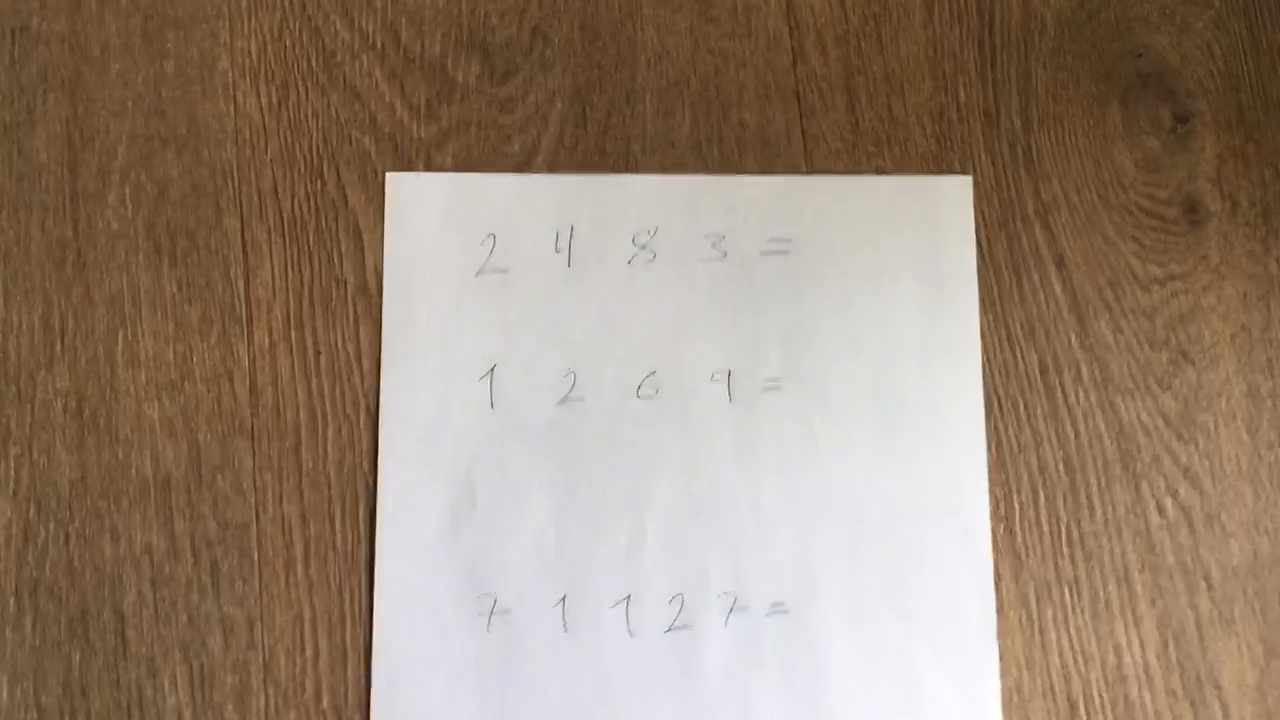
#> input picture frame 43 of Test_videos/IMG_2449.mov, 1280 x 720 px, given in place of the camera
$ python test_camera.py
#> lines starting #> are read from the running program, lines starting #| are printed output that depends on the picture; after the words box and inside, x2 and y2 are one past the last pixel; in counts of white or black regions, pixels touching at a corner belong together
import cv2


video = cv2.VideoCapture(0)
width = int(video.get(cv2.CAP_PROP_FRAME_WIDTH) + 0.5)
height = int(video.get(cv2.CAP_PROP_FRAME_HEIGHT) + 0.5)
size = (width, height)
image_center = (int(width / 2), int(height / 2))
rect_coord1 = (int(width/4), int(height / 3))
rect_coord2 = (int(width * 3/4), int(height * 2 / 3))
delta = 6


# Define the codec and create VideoWriter object
fourcc = cv2.VideoWriter_fourcc(*'DIVX')
out = cv2.VideoWriter('/Users/sebastianrestrepo/Documents/AI/Camera_calculator/Test_videos/test1.avi',fourcc, 20.0, size)

if video.isOpened():
    while True:
        check, frame = video.read()
#> frame is the input picture: shape (720, 1280, 3); mean B, G, R 117.5, 135, 153.9
        if check:
            # write the flipped frame
            #frame = cv2.flip(frame, 0)

            # Select roi from frame. Delta is to avoid selecting the displaying rectangle as a contour
            image = frame[rect_coord1[1] + delta :rect_coord2[1]+ delta, rect_coord1[0]+ delta:rect_coord2[0]+ delta]
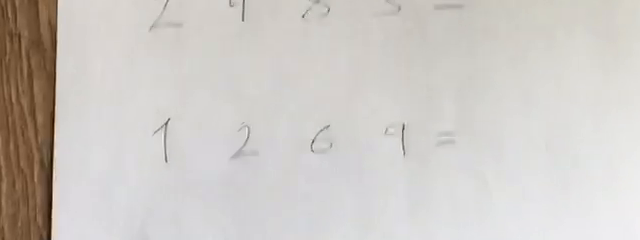
#> image: shape (240, 640, 3); mean B, G, R 197.4, 201.8, 206.3


            cv2.rectangle(frame, rect_coord1, rect_coord2, (80, 205, 255), 4)
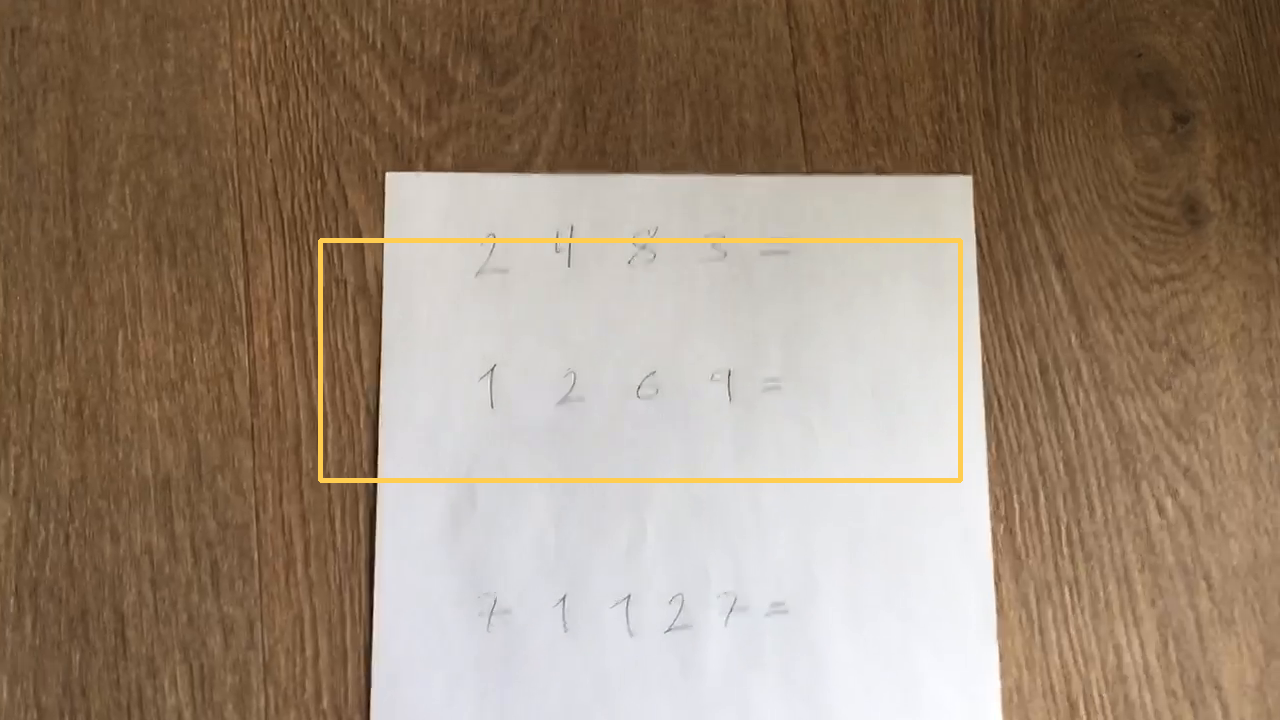
#> frame: shape (720, 1280, 3); 0.95% of pixels changed, all inside (x1, y1, x2, y2) = (318, 238, 963, 483)

            out.write(frame)

            cv2.imshow('Color Frame', frame)
            key = cv2.waitKey(50)
#> (key q is pressed here)
            if key == ord('q'):
                break
        else:
            print('Frame not available')
            print(video.isOpened())
else:
    print("video not opened")

video.release()
out.release()
cv2.destroyAllWindows()

$ run again, starting later in the video
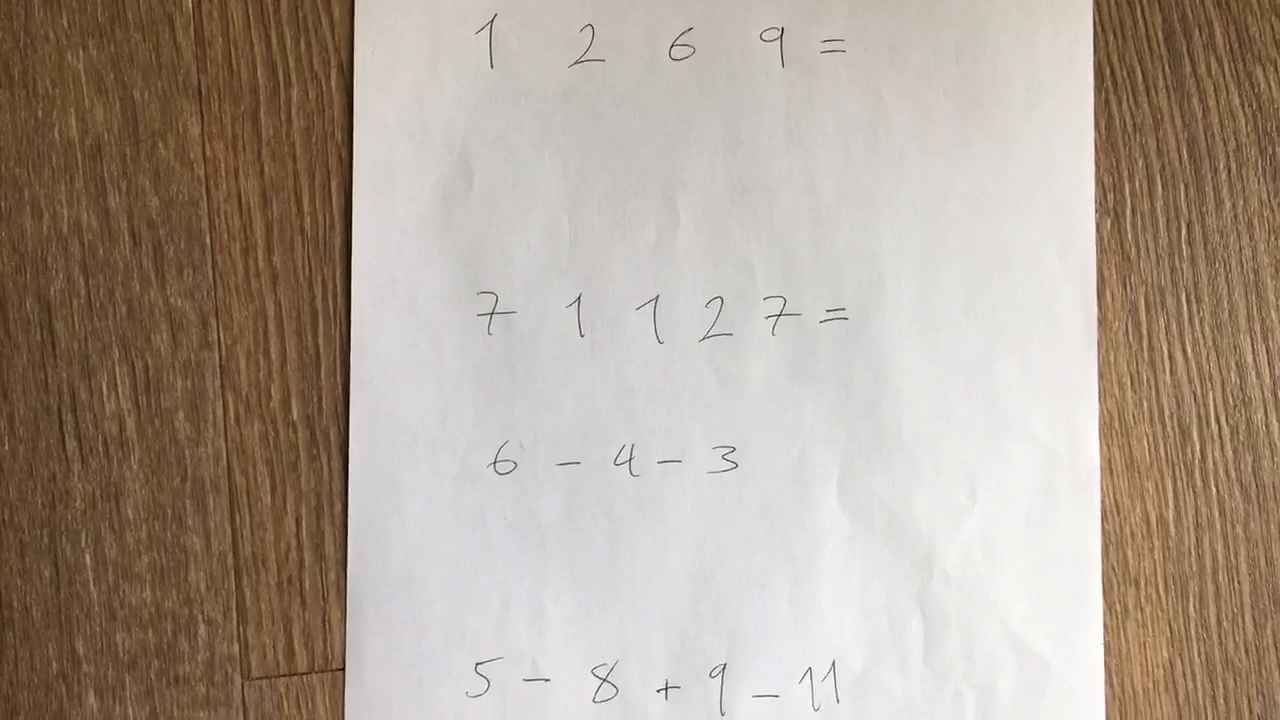
#> input picture frame 196 of Test_videos/IMG_2449.mov, 1280 x 720 px, given in place of the camera
#> frame is the input picture: shape (720, 1280, 3); mean B, G, R 149.5, 162.2, 176
#> `image = frame[rect_coord1[1] + delta :rect_coord2[1]+ delta, rect_coor..`:
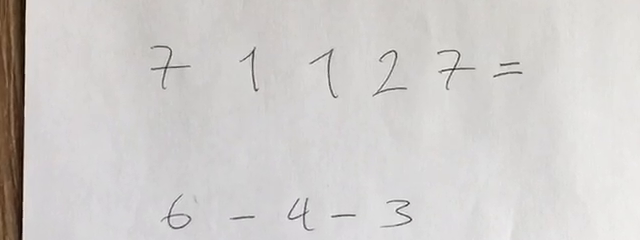
#> image: shape (240, 640, 3); mean B, G, R 203.9, 205.7, 208.6
#> `cv2.rectangle(frame, rect_coord1, rect_coord2, (80, 205, 255), 4)`:
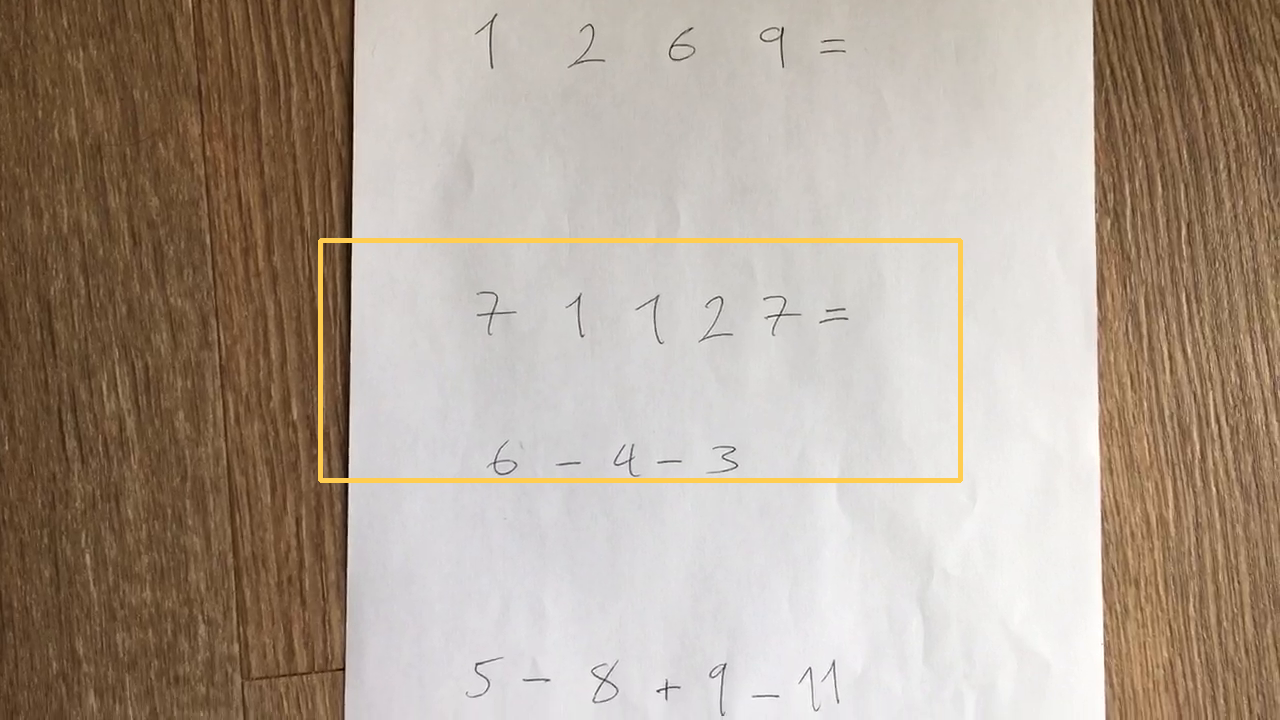
#> frame: shape (720, 1280, 3); 0.95% of pixels changed, all inside (x1, y1, x2, y2) = (318, 238, 963, 483)

$ run again, starting later in the video
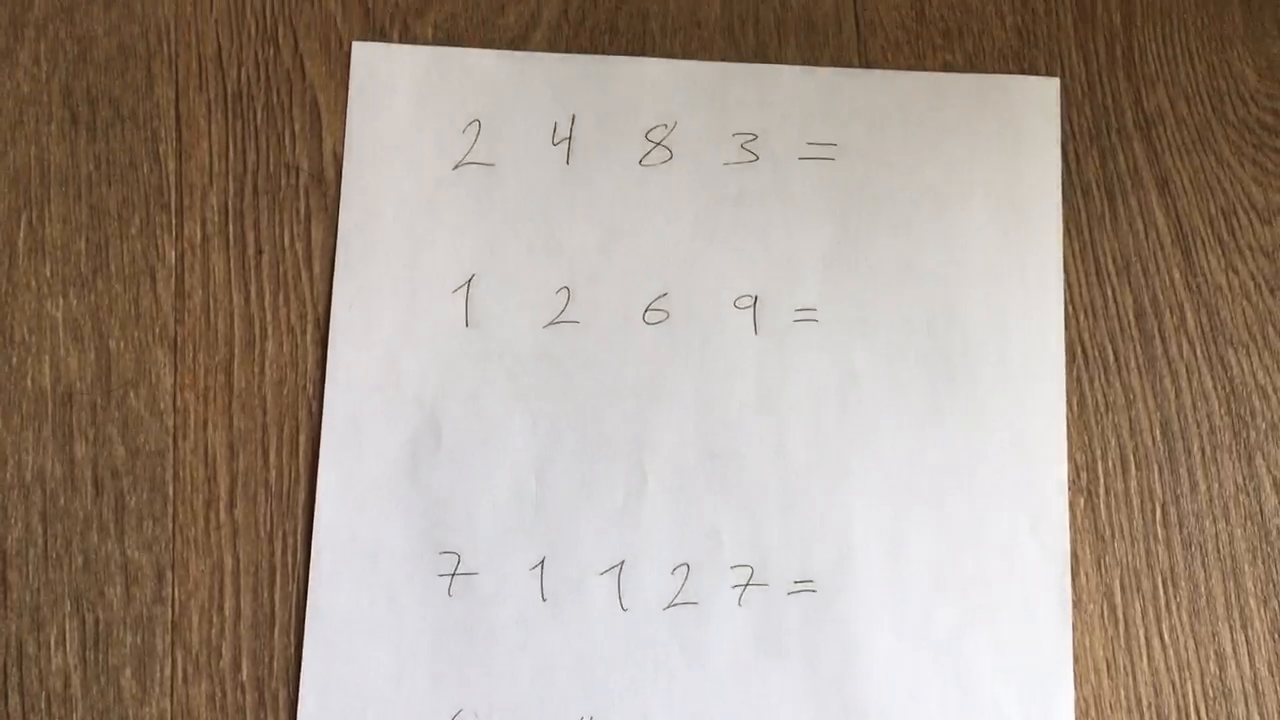
#> input picture frame 348 of Test_videos/IMG_2449.mov, 1280 x 720 px, given in place of the camera
#> frame is the input picture: shape (720, 1280, 3); mean B, G, R 140.4, 152.6, 167.3
#> `image = frame[rect_coord1[1] + delta :rect_coord2[1]+ delta, rect_coor..`:
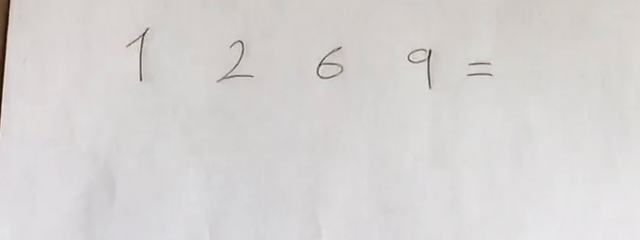
#> image: shape (240, 640, 3); mean B, G, R 211, 212, 215
#> `cv2.rectangle(frame, rect_coord1, rect_coord2, (80, 205, 255), 4)`:
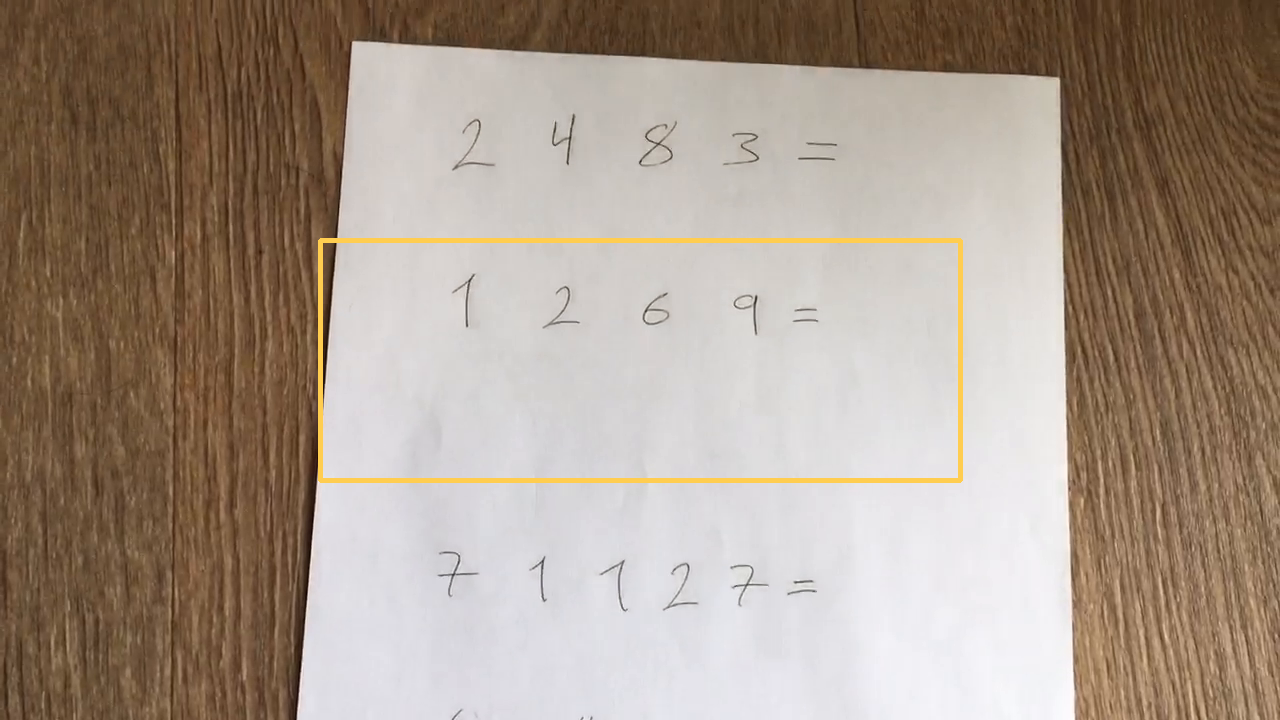
#> frame: shape (720, 1280, 3); 0.95% of pixels changed, all inside (x1, y1, x2, y2) = (318, 238, 963, 483)
